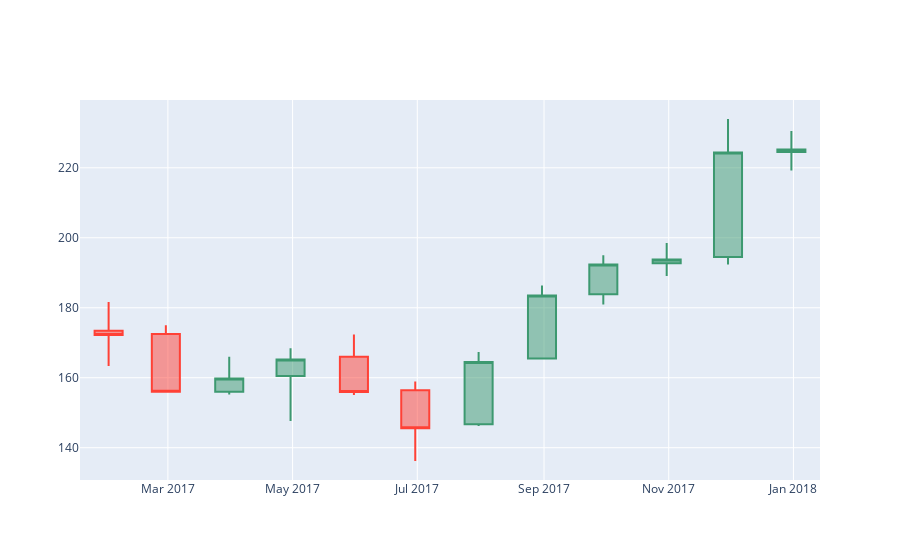

Notebook cell for this chart:
### Code cell
trace2 = go.Candlestick(
                x=sb_m.index,# Проблема месяц, есть ли решение на середину месяца
                open=sb_m['Open'],
                high=sb_m['High'],
                low=sb_m['Low'],
                close=sb_m['Close'])

# убираем нижний бегунок
layout = go.Layout(
    xaxis = dict(
        rangeslider = dict(
            visible = False
        )
    )
)

data2 = [trace2]
fig = go.Figure(data=data2,layout=layout)
iplot(fig)

### Figure 1 — Plotly figure (JSON) as saved in the notebook; plotly's stock layout.template omitted (floating-point values rounded to 4 significant figures)
{"data": [{"close": [172.2, 156, 159.8, 165.2, 155.9, 145.6, 164.5, 183.5, 192.3, 193.8, 224.3, 225.2], "high": [181.7, 175.0, 166.0, 168.4, 172.4, 158.9, 167.3, 186.3, 195, 198.5, 233.9, 230.5], "low": [163.3, 155.7, 155.2, 147.6, 155.0, 136.2, 146.2, 165.3, 180.9, 189.1, 192.4, 219.2], "open": [173.4, 172.5, 156.0, 160.5, 166, 156.4, 146.7, 165.5, 183.8, 192.7, 194.5, 224.5], "type": "candlestick", "x": ["2017-01-31T00:00:00", "2017-02-28T00:00:00", "2017-03-31T00:00:00", "2017-04-30T00:00:00", "2017-05-31T00:00:00", "2017-06-30T00:00:00", "2017-07-31T00:00:00", "2017-08-31T00:00:00", "2017-09-30T00:00:00", "2017-10-31T00:00:00", "2017-11-30T00:00:00", "2017-12-31T00:00:00"]}], "layout": {"xaxis": {"rangeslider": {"visible": false}}}}
